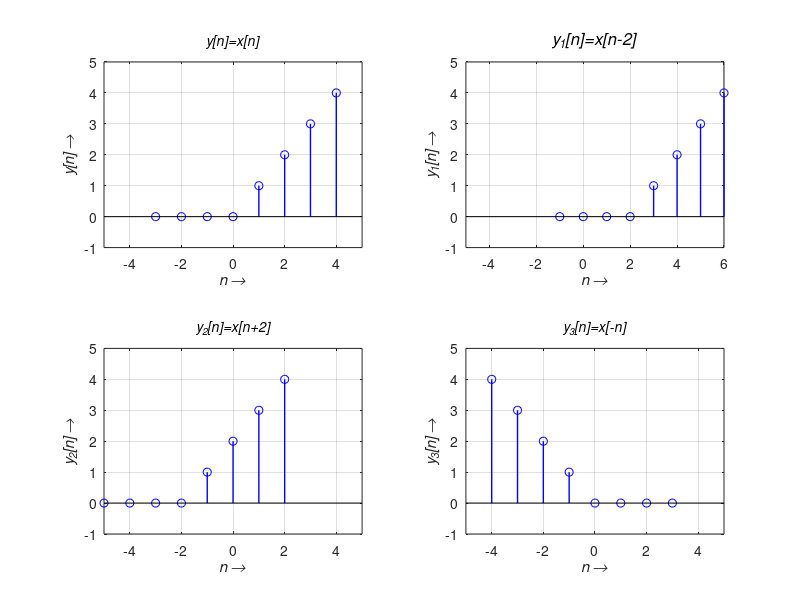
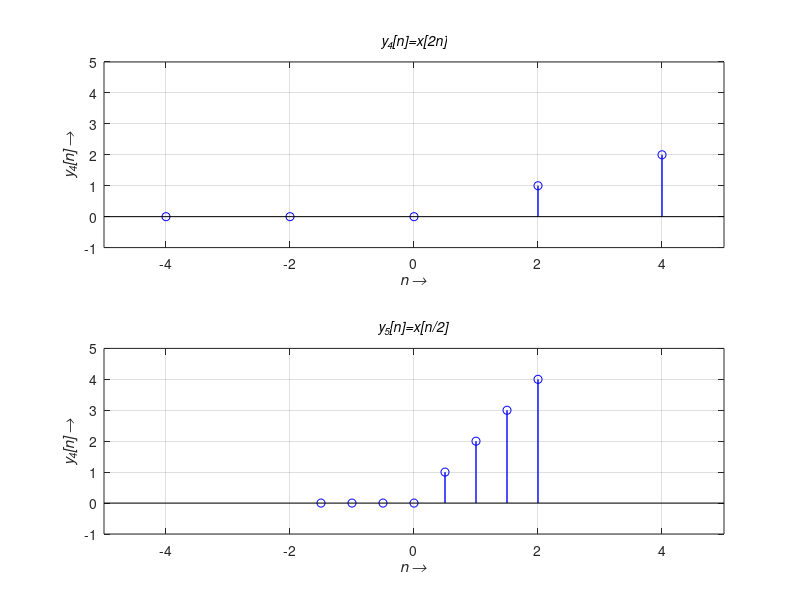

The MATLAB source for these figures, in order:
clc;
n=-3:1:4;
figure(1);
%% Generation of original Sequence
x=n.*[n>=0];  %Ramp Sequence
subplot(2,2,1);
stem(n,x,'b','linewidth',1);
axis([-5 5 -1 5]);
xlabel('\itn \rightarrow','Fontweight','bold');
ylabel('\ity[n] \rightarrow','Fontweight','bold');
title('\ity[n]=x[n]','Fontsize',10);
grid on;
%% Shifting (advancing) Sequence
subplot(2,2,2);
stem(n+2,x,'b','linewidth',1);
axis([-5 6 -1 5]);
xlabel('\itn \rightarrow','Fontweight','bold');
ylabel('\ity_1[n] \rightarrow','Fontweight','bold');
title('\ity_1[n]=x[n-2]','Fontsize',12);
grid on;
%% Shifting (delaying) Sequence
subplot(2,2,3);
stem(n-2,x,'b','linewidth',1);
axis([-5 5 -1 5]);
xlabel('\itn \rightarrow','Fontweight','bold');
ylabel('\ity_2[n] \rightarrow','Fontweight','bold');
title('\ity_2[n]=x[n+2]','Fontsize',10);
grid on;
%% Time reversal Sequence
subplot(2,2,4);
stem(-n,x,'b','linewidth',1);
axis([-5 5 -1 5]);
xlabel('\itn \rightarrow','Fontweight','bold');
ylabel('\ity_3[n] \rightarrow','Fontweight','bold');
title('\ity_3[n]=x[-n]','Fontsize',10);
grid on;
%% Time Scaling  x[2n]
figure(2);
subplot(2,1,1);
stem((2.*n),x,'b','linewidth',1);
axis([-5 5 -1 5]);
xlabel('\itn \rightarrow','Fontweight','bold');
ylabel('\ity_4[n] \rightarrow','Fontweight','bold');
title('\ity_4[n]=x[2n]','Fontsize',10);
grid on;
%% Time Scaling  x[n/2]
subplot(2,1,2);
stem((n./2),x,'b','linewidth',1);
axis([-5 5 -1 5]);
xlabel('\itn \rightarrow','Fontweight','bold');
ylabel('\ity_4[n] \rightarrow','Fontweight','bold');
title('\ity_5[n]=x[n/2]','Fontsize',10);
grid on;